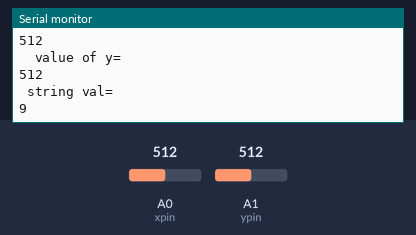
A sketch run on a simulated Arduino Uno, built with avr-gcc and run on an emulated ATmega328P. On the bench: the last lines printed to the serial monitor. The test bench sets the inputs (shaded band); at power-on: A0 (xpin) = 512, A1 (ypin) = 512.

Above: at 1.2 s.
1.3 s: A0 (xpin) set to 110
At 2.1 s:
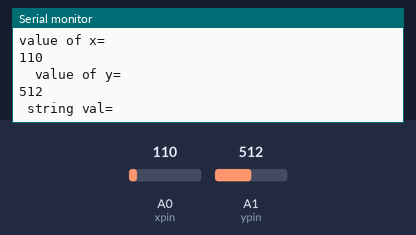
4.3 s: A0 (xpin) set to 89
At 4.8 s:
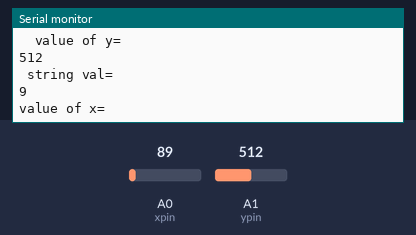
5.8 s: A1 (ypin) set to 991
At 6.9 s:
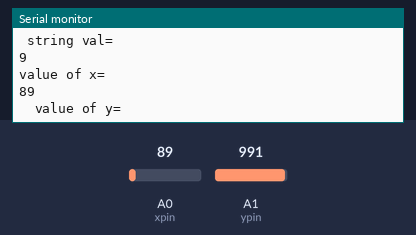
7.3 s: A1 (ypin) set to 1014
At 8.3 s:
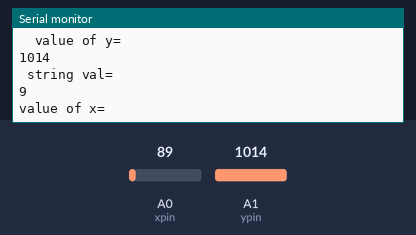
10.3 s: A0 (xpin) set to 11
At 11.2 s:
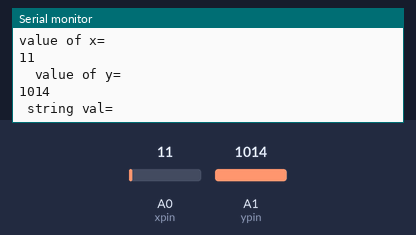
13.3 s: A0 (xpin) set to 8
Timing chart, 0 to 16.3 s (numbered marks = the images above; inputs shaded):
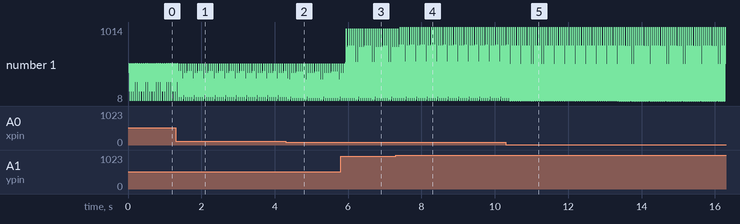

The sketch:

joystick.ino
```cpp
int xpin=A0;
int ypin=A1;
int spin=9;
int xval,yval,sval;
void setup() {
  // put your setup code here, to run once:
Serial.begin(9600);
pinMode(xpin,INPUT);
pinMode(ypin,INPUT);
pinMode(spin,INPUT);
digitalWrite(spin,HIGH);
}

void loop() {
  // put your main code here, to run repeatedly:
xval=analogRead(xpin);
yval=analogRead(ypin);
sval=analogRead(spin);
Serial.println("value of x=");
Serial.println(xval);
Serial.println("  value of y=");
Serial.println(yval);
Serial.println(" string val=");
Serial.println(spin);
}
```

Measured:
- the behaviour switches between 100 and 99 on A0 (xpin) (found by bisection; images 1 and 2)
- the behaviour switches between 999 and 1000 on A1 (ypin) (found by bisection; images 3 and 4)
- after the input at 1.3 s, the serial monitor: prints a new line after 0.09 s (image 1)
- after the input at 4.3 s, the serial monitor: prints a new line after 0.12 s (image 2)
- after the input at 5.8 s, the serial monitor: prints a new line after 0.15 s (image 3)
- after the input at 7.3 s, the serial monitor: prints a new line after 0.11 s (image 4)
- after the input at 10.3 s, the serial monitor: prints a new line after 0.13 s (image 5)
- plotted number 1: 9 → 11 after the input at 10.3 s
